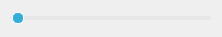
<?xml version="1.0" encoding="UTF-8"?>
<ui version="4.0">
 <class>ResizeDialog</class>
 <widget class="QDialog" name="ResizeDialog">
  <property name="geometry">
   <rect>
    <x>0</x>
    <y>0</y>
    <width>218</width>
    <height>33</height>
   </rect>
  </property>
  <property name="maximumSize">
   <size>
    <width>218</width>
    <height>33</height>
   </size>
  </property>
  <property name="windowTitle">
   <string>Dialog</string>
  </property>
  <layout class="QGridLayout" name="gridLayout">
   <item row="0" column="0">
    <widget class="QSlider" name="horizontalSlider">
     <property name="minimumSize">
      <size>
       <width>200</width>
       <height>0</height>
      </size>
     </property>
     <property name="maximumSize">
      <size>
       <width>200</width>
       <height>16777215</height>
      </size>
     </property>
     <property name="styleSheet">
      <string notr="true">QSlider::groove:horizontal {
    background-color: #e8e6e6;
    border: 1px solid #e8e6e6;
    height: 2px;
    border-radius: 2px;
}

QSlider::handle:horizontal {
    background-color: #34aed6;
    border: 1px solid #ffffff;
    width: 10px;
	height: 10px;
    border-radius: 5px;
	margin: -5px 0;
}</string>
     </property>
     <property name="orientation">
      <enum>Qt::Horizontal</enum>
     </property>
    </widget>
   </item>
  </layout>
 </widget>
 <resources/>
 <connections/>
</ui>
